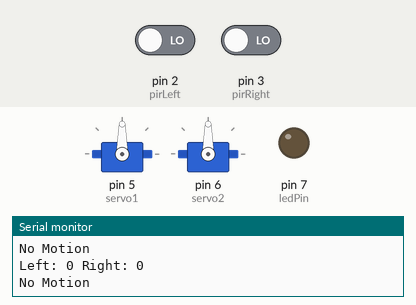
Bench run of a sketch on a simulated Arduino Uno, built with avr-gcc and run on an emulated ATmega328P. On the bench: 2 × servo, output pins drawn as LEDs (lit = HIGH), the last lines printed to the serial monitor. The inputs (shaded band) are chosen by the test bench; at power-on: pin 2 (pirLeft) LOW, pin 3 (pirRight) LOW.

Above: at 2.8 s.
2.9 s: pin 2 (pirLeft) driven HIGH
At 4.2 s:
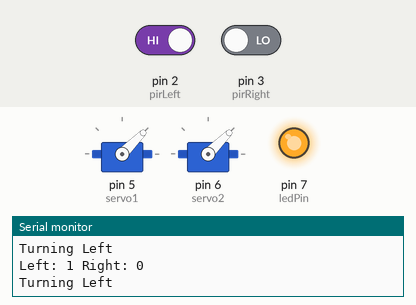
4.5 s: pin 3 (pirRight) driven HIGH
At 5.8 s:
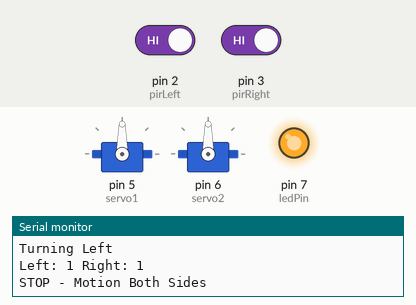
6.5 s: pin 2 (pirLeft) driven LOW
At 7.3 s:
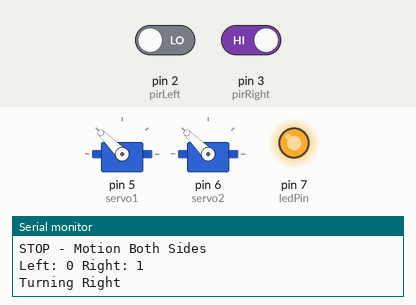
8.5 s: pin 3 (pirRight) driven LOW
At 10.1 s:
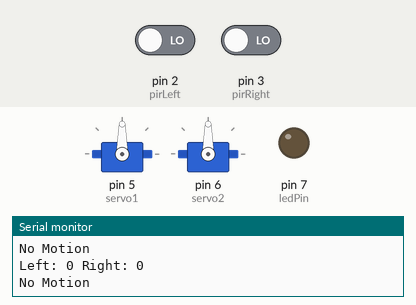
Timing chart, 0 to 11.5 s (numbered marks = the images above; inputs shaded):
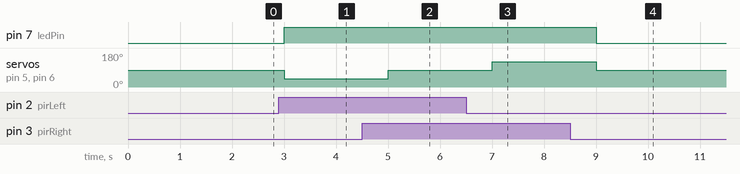

The sketch:

code.ino
```cpp
#include <Servo.h>
#define pirLeft 2
#define pirRight 3
#define ledPin 7
Servo servo1;
Servo servo2;

void setup() {
  Serial.begin(9600);
  pinMode(pirLeft, INPUT);
  pinMode(pirRight, INPUT);
  pinMode(ledPin, OUTPUT);
  servo1.attach(5);
  servo2.attach(6);
}

void loop() {
  int left = digitalRead(pirLeft);
  int right = digitalRead(pirRight);
  Serial.print("Left: ");
  Serial.print(left);
  Serial.print(" Right: ");
  Serial.println(right);

  if (left == HIGH && right == LOW) {
    servo1.write(45);
    servo2.write(45);
    digitalWrite(ledPin, HIGH);
    Serial.println("Turning Left");
  }

  else if (left == LOW && right == HIGH) {
    servo1.write(135);
    servo2.write(135);
    digitalWrite(ledPin, HIGH);
    Serial.println("Turning Right");
  }

  else if (left == HIGH && right == HIGH) {
    servo1.write(90);
    servo2.write(90);
    digitalWrite(ledPin, HIGH);
    Serial.println("STOP - Motion Both Sides");
  }

  else {
    servo1.write(90);
    servo2.write(90);
    digitalWrite(ledPin, LOW);
    Serial.println("No Motion");
  }

  delay(1000);
}
```

Measured:
- after the input at 2.9 s, pin 7 (ledPin): LOW → HIGH after 0.10 s; servo on pin 5 (servo1), servo on pin 6 (servo2): 90° → 45° after 0.10 s
- after the input at 4.5 s, servo on pin 5 (servo1), servo on pin 6 (servo2): 45° → 90° after 0.50 s
- after the input at 6.5 s, servo on pin 5 (servo1), servo on pin 6 (servo2): 90° → 135° after 0.50 s
- after the input at 8.5 s, pin 7 (ledPin): HIGH → LOW after 0.51 s; servo on pin 5 (servo1), servo on pin 6 (servo2): 135° → 90° after 0.51 s
